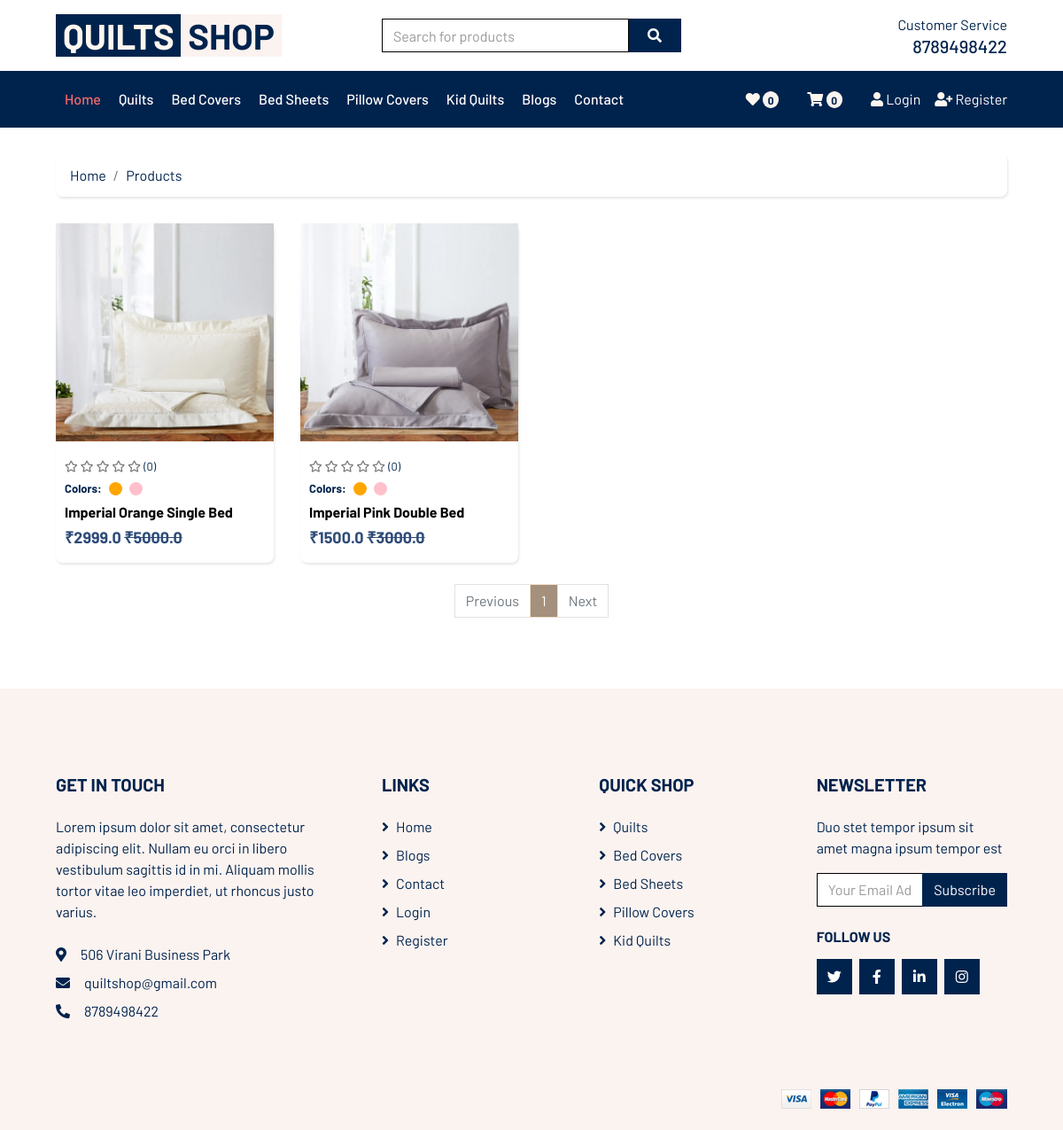
Screenshot of /products/ with the database file from the repository.
### myapp/models.py (models this page shows, shortened)
class Information(models.Model):
    bio = models.CharField(max_length=255, null=True)
    address = models.CharField(max_length=255, null=True)
    email = models.EmailField(verbose_name='email address', max_length=255)
    phone = models.CharField(max_length=20, null=True)
    twitter = models.CharField(max_length=255, null=True)
    instagram = models.CharField(max_length=255, null=True)
    linkedin = models.CharField(max_length=255, null=True)
    facebook = models.CharField(max_length=255, null=True)

class ProductVariant(models.Model):
    product = models.ForeignKey(Product, related_name='variants', on_delete=models.CASCADE)
    thumbnail =  models.ImageField(upload_to='product-img', help_text='Upload image of size 400 x 400')
    color = models.CharField(max_length=50, null=True)
    size = models.CharField(max_length=50, null=True)
    quantity = models.PositiveIntegerField(default=5)
    sell_price = models.FloatField(null=False)
    discount_price = models.FloatField(null=False)
    slug = models.SlugField(max_length=500, null=True, blank=True, unique=True)

class Product(models.Model):
    title = models.CharField(max_length=500, null=False)
    short_description = models.CharField(max_length=500, blank=True)
    description = FroalaField()
    features = FroalaField()
    category = models.CharField(choices=product_category, max_length=15)
    def average_rating(self):
        reviews = self.reviews.all()
        dummy = 0
        for r in reviews:
            dummy += r.rating
        try:
            rating = round(dummy/reviews.count(), 1)
        except ZeroDivisionError:
            rating = 0
        return rating
    def review_count(self):
        count = self.reviews.all().count()
        return count

### myapp/views.py (the view)
# urls.py: path('products/', views.all_product, name='all_product'),
def all_product(request):
    data = ProductVariant.objects.all()
    paginator = Paginator(data, 4) # Show 10 items per page
    page_number = request.GET.get('page')
    variants = paginator.get_page(page_number)
    info = Information.objects.get(id=1)
    cart_count = 0
    wish_count = 0
    if request.user.is_authenticated:
        cart_count = Cart.objects.filter(user=request.user).all().count()
        wish_count = Wishlist.objects.filter(user=request.user).all().count()
    return render(request, 'shop.html', {"variants": variants, "cart_count": cart_count, "wish_count": wish_count, "category": False, "information": info})

### templates/shop.html (shortened to what this page needs)
{% extends "base.html" %}
{% load static %}
{% block nav-phone %}
<a href="tel:{{information.phone}}">{{information.phone}}</a>
{% endblock nav-phone %}
{% block wishlist %}{{wish_count}}{% endblock wishlist %}
{% block cart %}{{cart_count}}{% endblock cart %}
{% block body %}
    <div class="container-fluid">
        <div class="row px-xl-5">
            <div class="col-12">
                <nav class="breadcrumb bg-light mb-30">
                    <a class="breadcrumb-item text-dark" href="{% url 'index' %}">Home</a>
                    <a class="breadcrumb-item text-dark" href="{% url 'all_product' %}">Products</a>
                </nav>
            </div>
        </div>
    </div>
    <div class="container-fluid">
        <div class="row px-xl-5">
            <div class="col-lg-12 col-md-12">
                <div class="row pb-3">
                    {% if variants %}
                    {% for variant in variants %}
                    <div class="col-md-3 col-sm-6 mb-4">
                        <div class="product-grid">
                            <div class="product-image">
                                <a href="{% url 'product' variant.slug %}" class="image">
                                    <img class="pic-1" src="{{variant.thumbnail.url}}">
                                </a>
                            </div>
                            <div class="product-content">
                                <div class="card-rating">
                                    <span class="{% if variant.product.average_rating > 0 %} fas {% else %} far {% endif %} fa-star"></span>
                                    <span class="{% if variant.product.average_rating > 1 %} fas {% else %} far {% endif %} fa-star"></span>
                                    <span class="{% if variant.product.average_rating > 2 %} fas {% else %} far {% endif %} fa-star"></span>
                                    <span class="{% if variant.product.average_rating > 3 %} fas {% else %} far {% endif %} fa-star"></span>
                                    <span class="{% if variant.product.average_rating > 4 %} fas {% else %} far {% endif %} fa-star"></span>
                                    <small>({{variant.product.review_count}})</small>
                                </div>
                                <div class="d-flex text-capitalize">
                                    <h6><b>Colors:</b></h6>
                                    {% for var in variant.product.variants.all %}
                                    <div class="color-circles" style="background-color: {{var.color}};"></div>
                                    {% endfor %}
                                </div>
                                <h3 class="title"><a href="{% url 'product' variant.slug %}">{{variant.product.title}} {{variant.color}} {{variant.size}}</a></h3>
                                <div class="price">₹{{variant.discount_price}} <del>₹{{variant.sell_price}}</del></div>
                            </div>
                        </div>
                    </div>
                    {% endfor %}
                    <div class="col-12">
                        <nav>
                          <ul class="pagination justify-content-center">
                            {% if variants.has_previous %}
                            <li class="page-item">
                                <a class="page-link" href="?page={{ variants.previous_page_number }}">Previous</a>
                            </li>
                            {% else %}
                            <li class="page-item disabled">
                                <a class="page-link" href="#">Previous</a>
                            </li>
                            {% endif %}
                            {% for num in variants.paginator.page_range %}
                            {% if variants.number == num %}
                            <li class="page-item active"><a class="page-link" href="#">{{ num }}</a></li>
                            {% else %}
                            <li class="page-item"><a class="page-link" href="?page={{ num }}">{{ num }}</a></li>
                            {% endif %}
                            {% endfor %}
                            {% if variants.has_next %}
                            <li class="page-item"><a class="page-link" href="?page={{ variants.next_page_number }}">Next</a></li>
                            {% else %}
                            <li class="page-item disabled"><a class="page-link">Next</a></li>
                            {% endif %}
                          </ul>
                        </nav>
                    </div>
                    {% else %}
                    <h1>Products yet to be added</h1>
                    {% endif %}
                </div>
            </div>
        </div>
    </div>
{% endblock body %}
{% block infos %}
<p class="mb-4">{{information.bio}}</p>
<p class="mb-2"><i class="fa fa-map-marker-alt text-secondary mr-3"></i>{{information.address}}</p>
<p class="mb-2"><i class="fa fa-envelope text-secondary mr-3"></i><a href="mailto:{{information.email}}">{{information.email}}</a></p>
<p class="mb-0"><i class="fa fa-phone-alt text-secondary mr-3"></i><a href="tel:{{information.phone}}">{{information.phone}}</a></p>
{% endblock infos %}
{% block fsocial %}
<div class="d-flex">
    <a class="btn btn-primary btn-square mr-2" href="{{information.twitter}}"><i class="fab fa-twitter"></i></a>
    <a class="btn btn-primary btn-square mr-2" href="{{information.facebook}}"><i class="fab fa-facebook-f"></i></a>
    <a class="btn btn-primary btn-square mr-2" href="{{information.linkedin}}"><i class="fab fa-linkedin-in"></i></a>
    <a class="btn btn-primary btn-square" href="{{information.instagram}}"><i class="fab fa-instagram"></i></a>
</div>
{% endblock fsocial %}

### rows the page displays
Information: phone "8789498422", bio "Lorem ipsum dolor sit amet, consectetur adipiscing elit. Nullam eu orci in libero vestibulum sagittis id in mi. Aliquam mollis tortor vitae leo imperdiet, ut rhoncus justo varius.", address "506 Virani Business Park", email "quiltshop@gmail.com"
ProductVariant: thumbnail (picture), product.review_count "0", product "Imperial", color "Orange", size "Single Bed", discount_price "2999.0", sell_price "5000.0"
ProductVariant: thumbnail (picture), product.review_count "0", product "Imperial", color "Pink", size "Double Bed", discount_price "1500.0", sell_price "3000.0"

### other values shown
{{ wish_count }} "0"
{{ cart_count }} "0"
{{ num }} "1"
